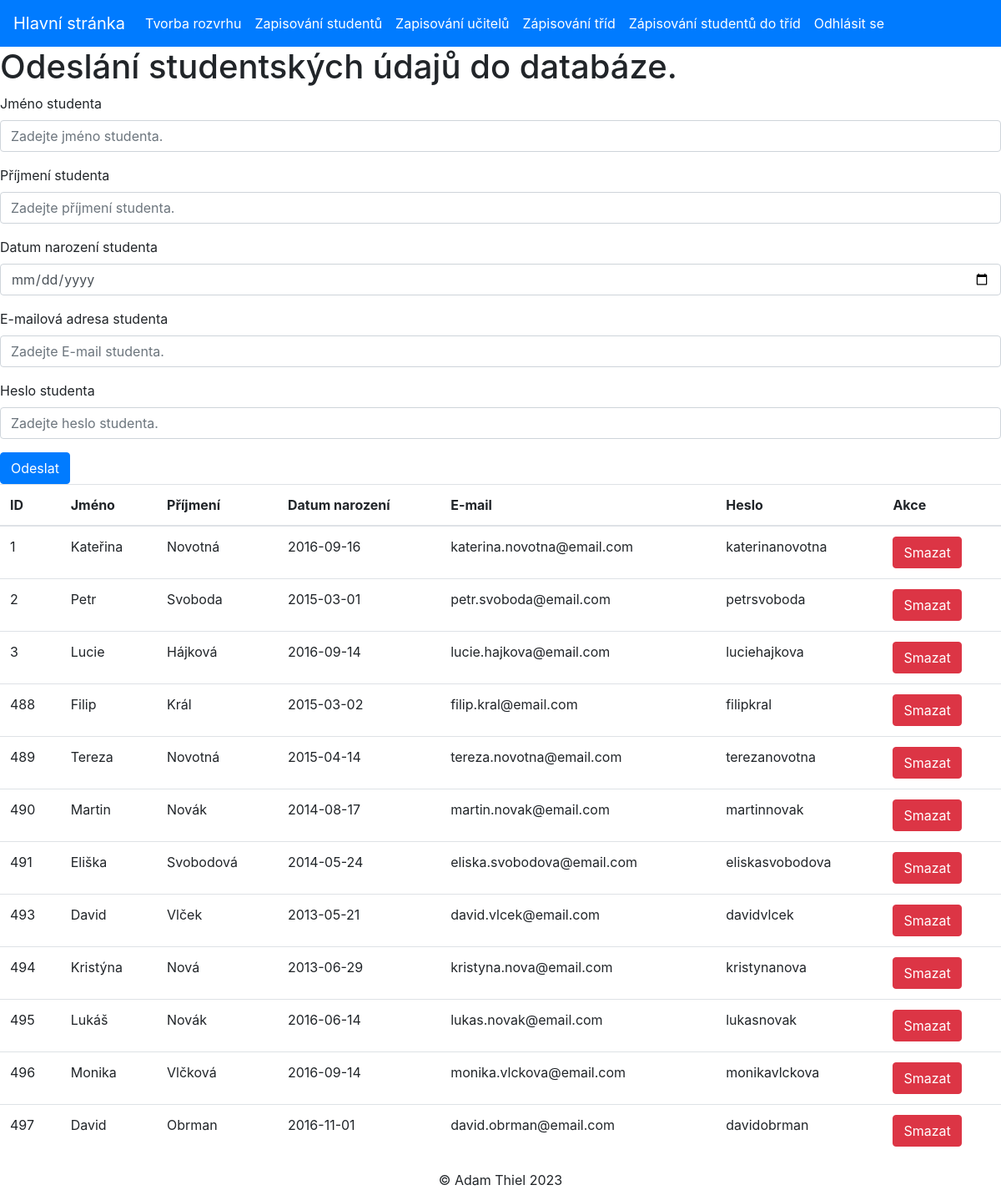
The page /admin/zapisovani_studentu.php on the database its author committed.
### tables this page shows
CREATE TABLE `student` (
  `ID_student` int(11) NOT NULL,
  `jmeno` varchar(20) NOT NULL,
  `prijmeni` varchar(20) NOT NULL,
  `datum_narozeni` date NOT NULL,
  `email` varchar(30) NOT NULL,
  `heslo` varchar(50) NOT NULL
);

### admin/zapisovani_studentu.php (the view, shortened to what this page needs)
<?php
include_once "../include/db_connect.php";
$sql3 = "SELECT ID_student, jmeno, prijmeni, datum_narozeni, email, heslo FROM student";
$result2 = mysqli_query($conn, $sql3);
$zaznamy2 = mysqli_fetch_all($result2, MYSQLI_ASSOC);
?>
<!DOCTYPE html>
<html>
  <head>
    <link rel="stylesheet" href="https://maxcdn.bootstrapcdn.com/bootstrap/4.5.2/css/bootstrap.min.css">
  </head>
  <body>
  <nav class="navbar navbar-expand-lg navbar-light bg-primary">
  <a class="navbar-brand text-white" href="hlstranka_admin.php">Hlavní stránka</a>
  <div class="collapse navbar-collapse" id="navbarNav">
    <ul class="navbar-nav">
      <li class="nav-item">
        <a class="nav-link text-white" href="tvorba_rozvrhu.php">Tvorba rozvrhu</a>
      </li>
      <li class="nav-item">
        <a class="nav-link text-white" href="zapisovani_studentu.php">Zapisování studentů</a>
      </li>
      <li class="nav-item">
        <a class="nav-link text-white" href="zapisovani_ucitelu.php">Zapisování učitelů</a>
      </li>
      <li class="nav-item">
        <a class="nav-link text-white" href="zapis_trid.php">Zápisování tříd</a>
      </li>
      <li class="nav-item">
        <a class="nav-link text-white" href="zapis_studentu_do_trid.php">Zápisování studentů do tříd</a>
      </li>
      <li class="nav-item">
        <a class="nav-link text-white" href="../index.php">Odhlásit se</a>
      </li>
    </ul>
  </div>
</nav>
<div>
  <h1>Odeslání studentských údajů do databáze.</h1>
<form method="POST">
  <div class="form-group">
    <label for="jmeno">Jméno studenta</label>
    <input type="text" class="form-control" name="jmeno" placeholder="Zadejte jméno studenta."required>
  </div>
  <div class="form-group">
    <label for="prijmeni">Příjmení studenta</label>
    <input type="text" class="form-control" name="prijmeni" placeholder="Zadejte příjmení studenta."required>
  </div>
  <div class="form-group">
    <label for="datum_narozeni">Datum narození studenta</label>
    <input type="date" class="form-control" name="datum_narozeni"required>
  </div>
  <div class="form-group">
    <label for="email">E-mailová adresa studenta</label>
    <input type="email" class="form-control" name="email" placeholder="Zadejte E-mail studenta."required>
  </div>
  <div class="form-group">
    <label for="heslo">Heslo studenta</label>
    <input type="text" class="form-control" name="heslo" placeholder="Zadejte heslo studenta."required>
  </div>
  <button type="submit" class="btn btn-primary">Odeslat</button>
</form>
</div>
<table class="table table-hover">
  <thead>
    <tr>
      <th>ID</th>
      <th>Jméno</th>
      <th>Příjmení</th>
      <th>Datum narození</th>
      <th>E-mail</th>
      <th>Heslo</th>
      <th>Akce</th>
    </tr>
  </thead>
  <tbody>
    <?php
      foreach ($zaznamy2 as $zaznam) {
        echo "<tr>";
        echo "<td>" . $zaznam["ID_student"] . "</td>";
        echo "<td>" . $zaznam["jmeno"] . "</td>";
        echo "<td>" . $zaznam["prijmeni"] . "</td>";
        echo "<td>" . $zaznam["datum_narozeni"] . "</td>";
        echo "<td>" . $zaznam["email"] . "</td>";
        echo "<td>" . $zaznam["heslo"] . "</td>";
        echo "<td>";
        echo "<a type='button' onclick='confirmDelete(".$zaznam["ID_student"].");'class='btn btn-danger'>Smazat</a>";
        echo "</td>";
        echo "</tr>";
      }
    ?>
  </tbody>
</table>
  </body>
  <footer>
  <p style="padding: 0; margin: 0; text-align: center">&copy Adam Thiel 2023</p>
</footer>
</html>

### rows shown on the page
student: ID_student "1", jmeno "Kateřina", prijmeni "Novotná", datum_narozeni "2016-09-16", email "katerina.novotna@email.com", heslo "katerinanovotna"
student: ID_student "2", jmeno "Petr", prijmeni "Svoboda", datum_narozeni "2015-03-01", email "petr.svoboda@email.com", heslo "petrsvoboda"
student: ID_student "3", jmeno "Lucie", prijmeni "Hájková", datum_narozeni "2016-09-14", email "lucie.hajkova@email.com", heslo "luciehajkova"
student: ID_student "488", jmeno "Filip", prijmeni "Král", datum_narozeni "2015-03-02", email "filip.kral@email.com", heslo "filipkral"
student: ID_student "489", jmeno "Tereza", prijmeni "Novotná", datum_narozeni "2015-04-14", email "tereza.novotna@email.com", heslo "terezanovotna"
student: ID_student "490", jmeno "Martin", prijmeni "Novák", datum_narozeni "2014-08-17", email "martin.novak@email.com", heslo "martinnovak"
student: ID_student "491", jmeno "Eliška", prijmeni "Svobodová", datum_narozeni "2014-05-24", email "eliska.svobodova@email.com", heslo "eliskasvobodova"
student: ID_student "493", jmeno "David", prijmeni "Vlček", datum_narozeni "2013-05-21", email "david.vlcek@email.com", heslo "davidvlcek"
student: ID_student "494", jmeno "Kristýna", prijmeni "Nová", datum_narozeni "2013-06-29", email "kristyna.nova@email.com", heslo "kristynanova"
student: ID_student "495", jmeno "Lukáš", prijmeni "Novák", datum_narozeni "2016-06-14", email "lukas.novak@email.com", heslo "lukasnovak"
student: ID_student "496", jmeno "Monika", prijmeni "Vlčková", datum_narozeni "2016-09-14", email "monika.vlckova@email.com", heslo "monikavlckova"
student: ID_student "497", jmeno "David", prijmeni "Obrman", datum_narozeni "2016-11-01", email "david.obrman@email.com", heslo "davidobrman"
